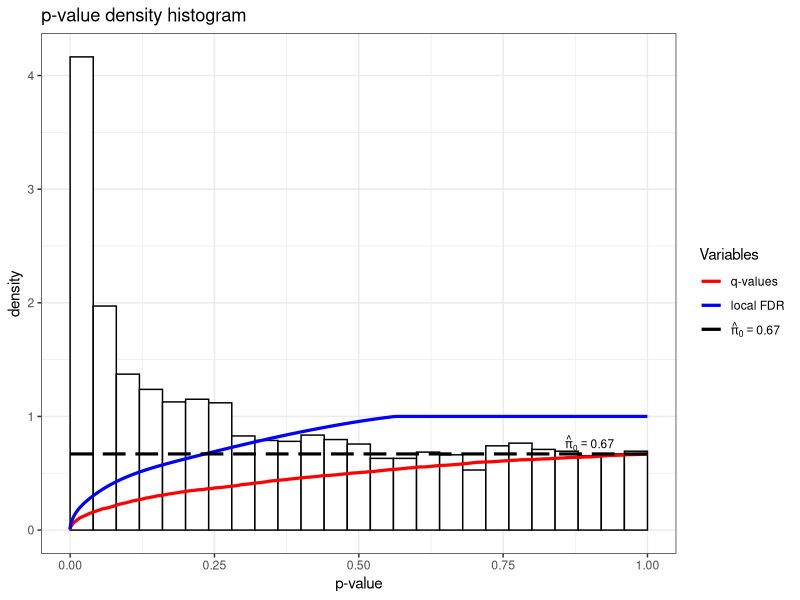

Write the R code that produced this figure.
## ---- chunk 1
library(qvalue)
#hedenfalk  P-values and test-statistics from the Hedenfalk et al. (2001) gene expression dataset
data("hedenfalk")
pvalue <- hedenfalk$p
qobj <- qvalue(pvalue)
# q值
qvalue <- qobj$qvalues
summary(qobj)
hist(qobj)
